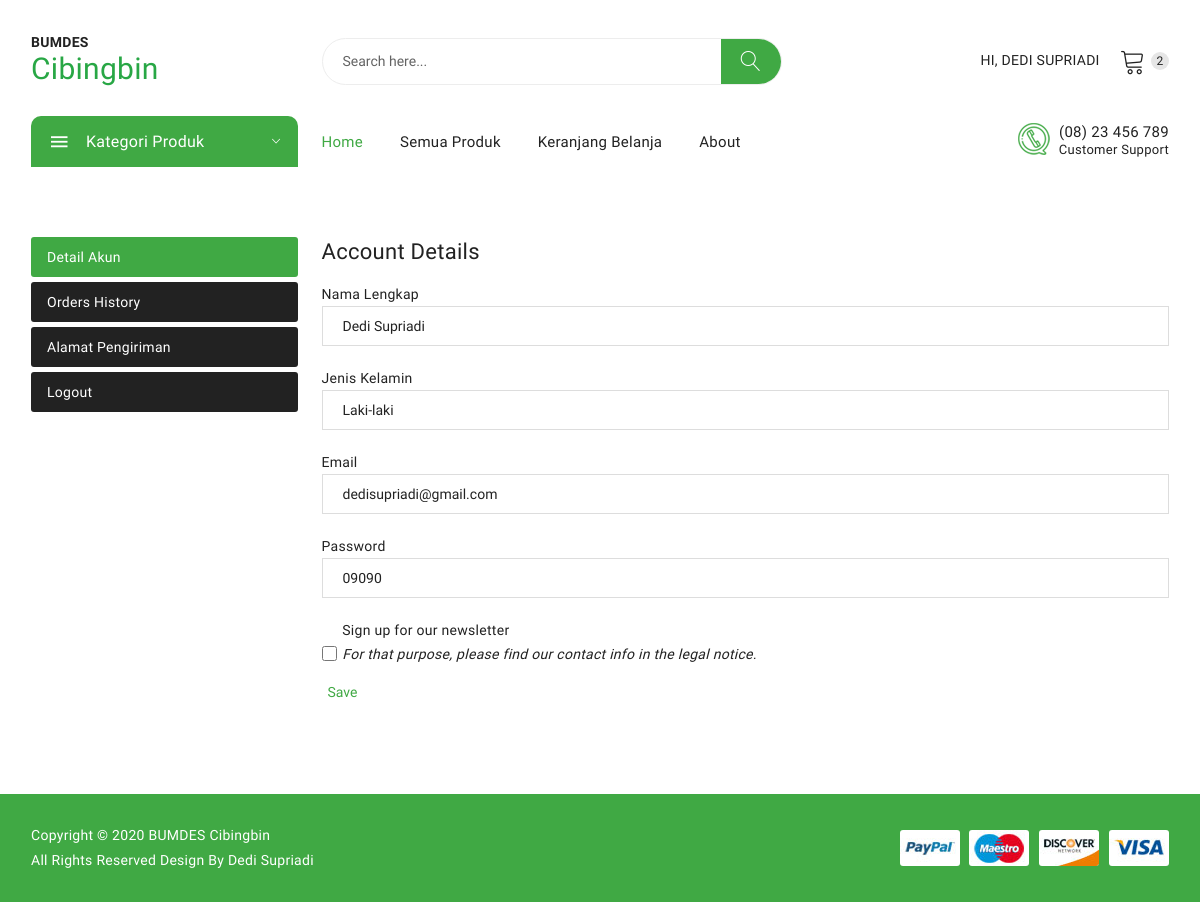
The app's page /akun.php (signed in) with its own data.
### tables this page shows
CREATE TABLE `tbl_pelanggan` (
  `id_pelanggan` int(11) NOT NULL,
  `email` varchar(100) NOT NULL,
  `pass` varchar(100) NOT NULL,
  `nama_pelanggan` varchar(150) NOT NULL,
  `jk` varchar(20) NOT NULL,
  `alamat` text NOT NULL,
  `no_hp` varchar(16) NOT NULL
);

### akun.php (the view, shortened to what this page needs)
<?php
include "_head.php";
include "_heads.php";
include "_menu.php";
$id_pelanggan = $_SESSION['pelanggan']['id_pelanggan'];
$queri = $koneksi->query("SELECT * FROM tbl_pelanggan WHERE id_pelanggan='$id_pelanggan'");
$pel = $queri->fetch_assoc();
?>
<section class="main_content_area">
    <div class="container">
        <div class="account_dashboard">
            <div class="row">
                <div class="col-sm-12 col-md-3 col-lg-3">
                    <div class="dashboard_tab_button">
                        <ul role="tablist" class="nav flex-column dashboard-list">
                            <li><a href="#account-details" data-toggle="tab" class="nav-link active">Detail Akun</a></li>
                            <li><a href="#orders" data-toggle="tab" class="nav-link">Orders History</a></li>
                            <li><a href="#address" data-toggle="tab" class="nav-link">Alamat Pengiriman</a></li>
                            <li><a href="logout.php" class="nav-link">logout</a></li>
                        </ul>
                    </div>
                </div>
                <div class="col-sm-12 col-md-9 col-lg-9">
                    <div class="tab-content dashboard_content">
                        <div class="tab-pane fade show active" id="account-details">
                            <h3>Account details </h3>
                            <div class="login">
                                <div class="login_form_container">
                                    <div class="account_login_form">
                                        <form action="akun.php">
                                            <label>Nama Lengkap</label>
                                            <input type="text" name="nama_pelanggan" value="<?= $pel['nama_pelanggan'] ?>">
                                            <label>Jenis Kelamin</label>
                                            <input type="text" name="jk" value="<?= $pel['jk'] ?>">
                                            <label>Email</label>
                                            <input type="email" name="email" value="<?= $pel['email'] ?>">
                                            <label>Password</label>
                                            <input type="number" name="no_hp" value="<?= $pel['no_hp'] ?>">
                                            <br>
                                            <span class="custom_checkbox">
                                                <input type="checkbox" value="1" name="newsletter">
                                                <label>Sign up for our newsletter<br><em>For that purpose, please find our contact info in the legal notice.</em></label>
                                            </span>
                                            <div class="save_button primary_btn default_button">
                                                <button type="submit">Save</button>
                                            </div>
                                        </form>
                                    </div>
                                </div>
                            </div>
                        </div>
                    </div>
                </div>
            </div>
        </div>
    </div>
</section>
<?php
include "_foot.php";
?>

### records on screen
tbl_pelanggan: nama_pelanggan "Dedi Supriadi", jk "Laki-laki", email "dedisupriadi@gmail.com", no_hp "09090"

### other values on screen
$_SESSION['pelanggan']['nama_pelanggan'] "DEDI SUPRIADI"
